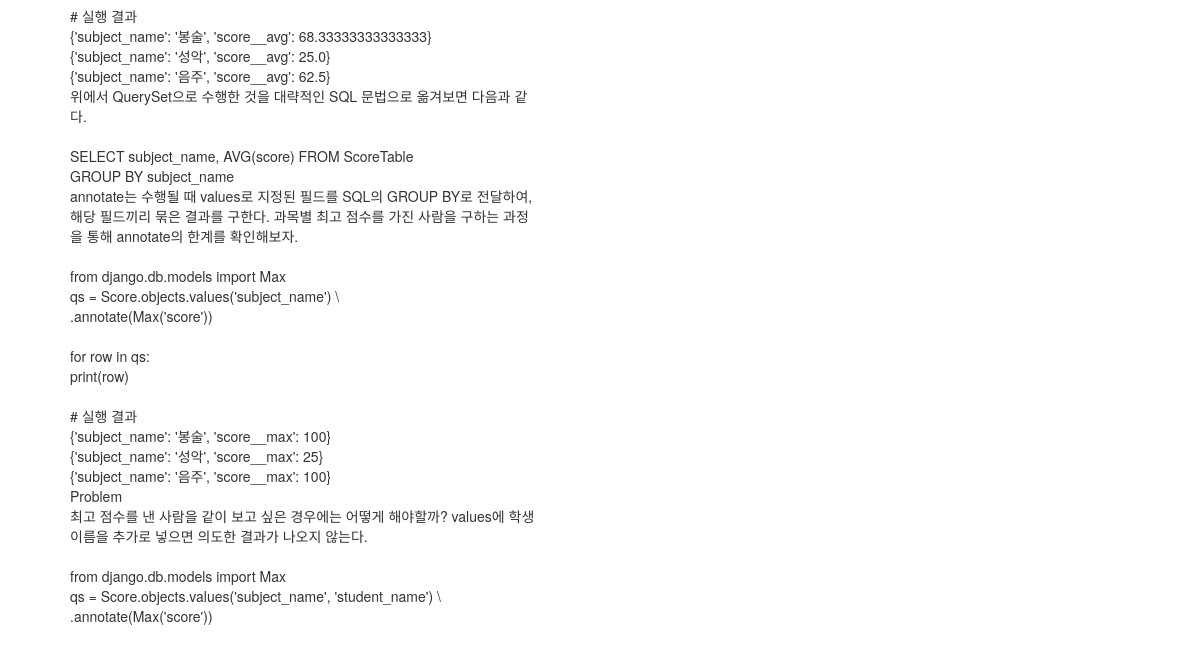
Before: / (lower part) with the older database file.
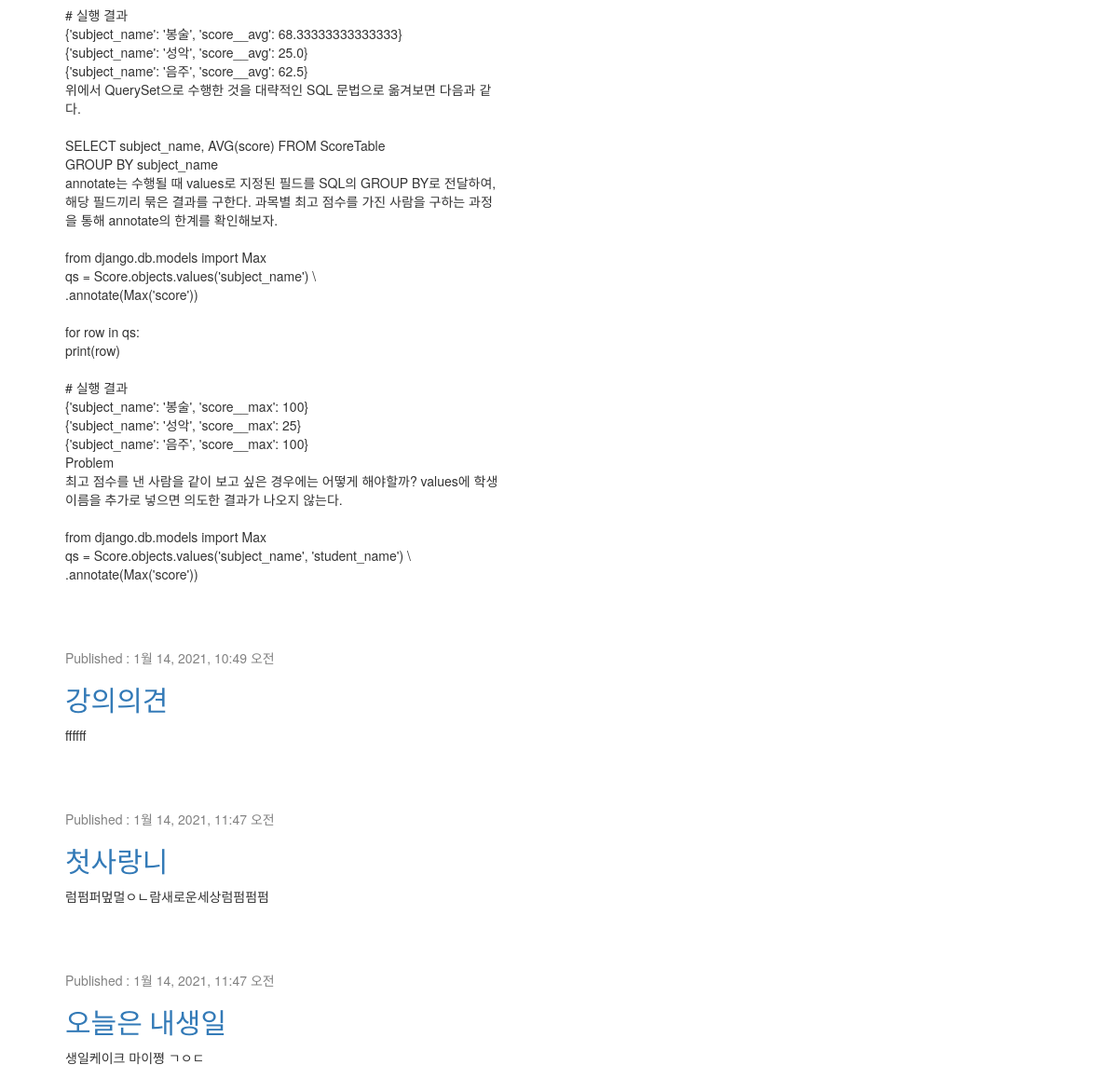
After: the same page with the newer database file.
### blog/models.py (models this page shows, shortened)
class Post(models.Model):
    author = models.ForeignKey('auth.User', on_delete=models.CASCADE)
    title = models.CharField(max_length=200)
    text = models.TextField()
    created_date = models.DateTimeField(default=timezone.now)
    published_date = models.DateTimeField(blank=True,null=True)

### blog/views.py (the view, shortened to what this page needs)
# urls.py: path('', views.post_list, name = 'post_list'),
def post_list(request):
    posts = Post.objects.filter(published_date__lte=timezone.now()).order_by('published_date')
    return render(request, 'blog/post_list.html', {'posts': posts})

### blog/templates/blog/post_list.html
{% extends 'blog/base.html' %}
{% block content %}
    {% for post in posts %}
    <div class="col-md-8">
        <div class="post">
            <div class="date">
                <p>Published : {{post.published_date}}</p>
            </div>
            <h2><a href="{% url 'post_detail' pk=post.pk %}">{{post.title}}</a></h2>
            <p>{{post.text|linebreaksbr}}</p>
        </div>
    </div>
    {% endfor %}
{% endblock %}

### blog/templates/blog/base.html (shortened to what this page needs)
<!DOCTYPE html>
{% load static %}
<html lang = "ko">
<head>
    <link rel="stylesheet" href="https://maxcdn.bootstrapcdn.com/bootstrap/3.3.2/css/bootstrap.min.css">
    <link rel="stylesheet" href="https://maxcdn.bootstrapcdn.com/bootstrap/3.3.2/css/bootstrap-theme.min.css" >
    <link rel="stylesheet" href="{% static 'css/blog.css' %}">
</head>
<body>
    <div class = "content container">
        <div class ="row">
            <div class = "col-md-8">
                {% block content %}
                {% endblock %}
            </div>
        </div>
    </div>
</body>
</html>

### blog/static/css/blog.css (style rules this page uses)
.content { margin-left: 40px; }
h1, h2, h3, h4 { font-family: 'Lobster', cursive; }
.date { color: #828282; }
.post { margin-bottom: 70px; }

Changed rows visible on the page:
added Post: published_date "1월 14, 2021, 10:49 오전", title "강의의견", text "ffffff"
added Post: published_date "1월 14, 2021, 11:47 오전", title "첫사랑니", text "럼펌퍼멒멀ㅇㄴ람새로운세상럼펌펌펌"
added Post: published_date "1월 14, 2021, 11:47 오전", title "오늘은 내생일", text "생일케이크 마이쪙 ㄱㅇㄷ"
